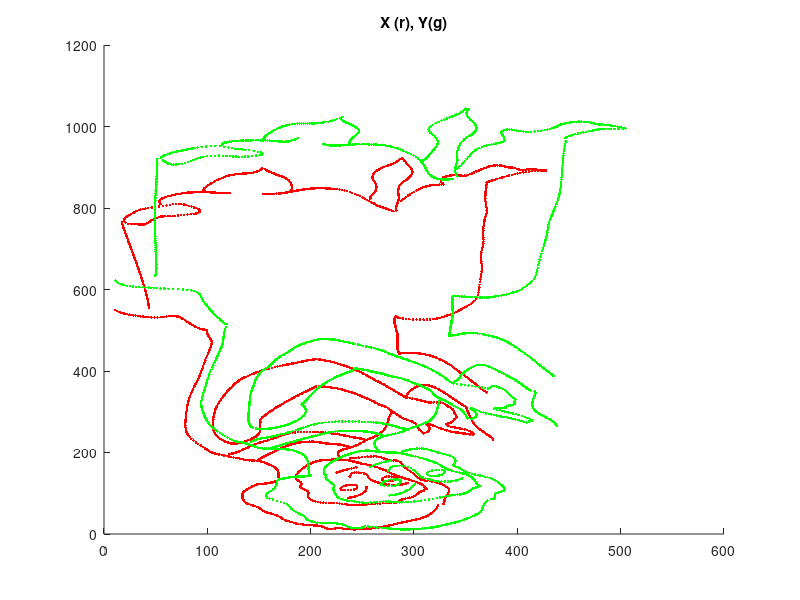

Reproduce this figure in MATLAB. (Note: this script raises an error after producing the figure.)
%Project: Point Set Registration

% % %Exercise 1: Standford Bunny
% % clear all;
% % addpath(['.' filesep 'data']);
% % addpath(['.' filesep 'data' filesep 'bunny' filesep 'data']);
% % 
% % %Read-in Bunnypoints
% % coord1=readplyfile('bun000.ply');
% % coord2=readplyfile('bun045.ply');
% % 
% % coord1=coord1(1:100:end);
% % coord2=coord2(1:100:end);
% % coord1=coord1(1:1203);
% % 
% % %Rigid:
% % figure;
% % hold on;
% % scatter(coord1(:,1),coord1(:,2),coord1(:,3),'.r'); title('Bunnydata (r), Other Bunnypoints(g)');
% % scatter(coord2(:,1),coord2(:,2),coord2(:,3),'.g');
% % 
% % [coord3, R, s, t] = PointSetRegistration(coord1, coord2, 1);
% % figure;
% % hold on;
% % scatter(coord1(:,1),coord1(:,2),coord1(:,3),'.r'); title('Bunnydata (r),  Aligned Bunnypoints(g)');
% % scatter(coord3(:,1),coord3(:,2),coord3(:,3),'.g');
% % 



% % %Exercise 3: Given Ridges-Matrices
% % 
% % %%RIGID:
% % 
%First image:
clear all;
addpath(['.' filesep 'data']);
load('ridges_1.mat');

figure;
hold on;
plot(xground(:,1),xground(:,2),'.r'); title('X (r), Y(g)');
plot(yground(:,1),yground(:,2),'.g');
 
figure;
[ynew, R, s,t]=PointSetRegistration(xground,yground,1);
figure;
hold on;
plot(xground(:,1),xground(:,2),'.r'); title('X (r), Ynew(g)');
plot(ynew(:,1),ynew(:,2),'.g');
% % 
% % 
% % %Second image:
% % load('ridges_2.mat');
% % 
% % figure;
% % hold on;
% % plot(xground(:,1),xground(:,2),'.r'); title('X (r), Y(g)');
% % plot(yground(:,1),yground(:,2),'.g');
% %  
% % [ynew, R, s]=PointSetRegistration(xground(1:10:end),yground(1:10:end),3);
% % figure;
% % hold on;
% % plot(xground(1:10:end,1),xground(1:10:end,2),'.r'); title('X (r), Ynew(g)');
% % plot(ynew(:,1),ynew(:,2),'.g');



